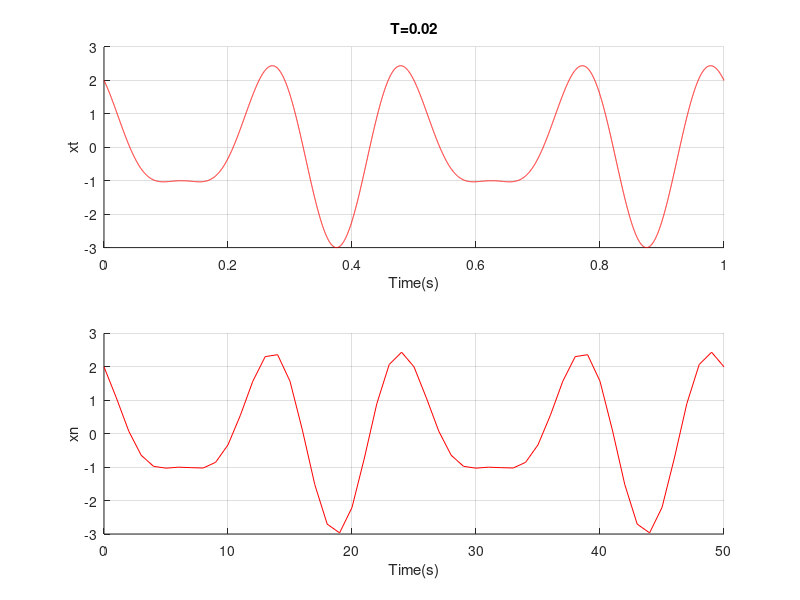
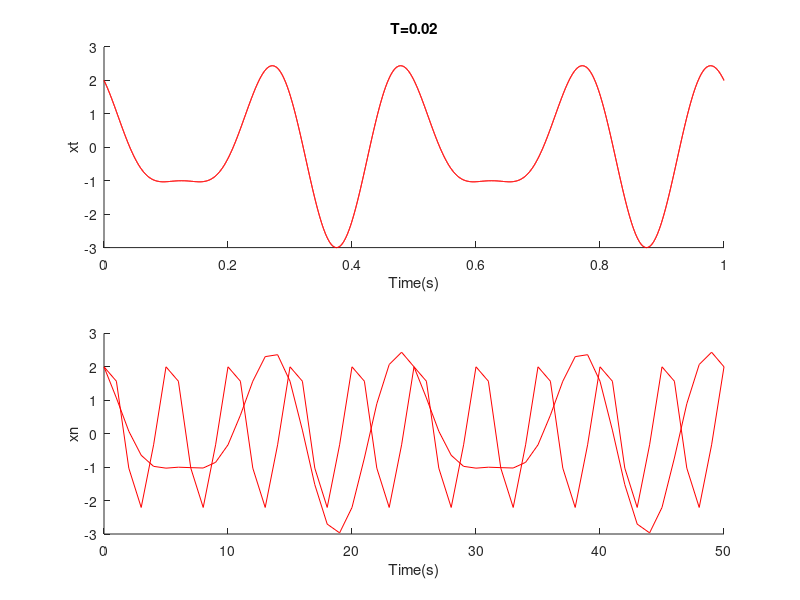

Reproduce these figures in MATLAB, in order.
function ask2
  %2.1
  
  t=0:0.0001:1;
  n=0:50;
  Ts=0.02;
  Tss=0.3;
  
  xt=2*cos(8*pi*t)-sin(12*pi*t);
  xn=2*cos(8*pi*n*Ts)-sin(12*pi*n*Ts);
  
    
  subplot(2,1,1);
  hold on;xlabel('Time(s)');
  plot(t,xt,'r');grid;
  ylabel('xt');
  title('T=0.02');
  
  xn=2*cos(8*pi*n*Ts)-sin(12*pi*n*Ts);  
  subplot(2,1,2);
  hold on;xlabel('Time(s)');
  plot(n,xn,'r');grid;
  ylabel('xn');
  saveas(gcf,'ask2_a.jpg');
  refresh();
  
  
  %2.2
  subplot(2,1,1);
  hold on;xlabel('Time(s)');
  plot(t,xt,'r');grid;
  ylabel('xt');
  title('T=0.02');
  
  xn=2*cos(8*pi*n*Tss)-sin(12*pi*n*Tss);  
  subplot(2,1,2);
  hold on;xlabel('Time(s)');
  plot(n,xn,'r');grid;
  ylabel('xn');
  saveas(gcf,'ask2_b.jpg');
  
  
endfunction
